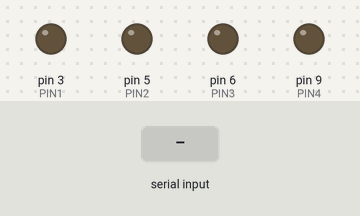
A sketch run on a simulated Arduino Uno, built with avr-gcc and run on an emulated ATmega328P. Shown: output pins drawn as LEDs (lit = HIGH). The inputs (shaded band) are chosen by the test bench. What the sketch prints to the serial monitor is not drawn.

Above: at 1.2 s.
1.3 s: "W90\n" received over Serial
At 2.3 s:
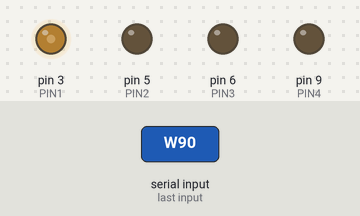
2.8 s: "W,45\n" received over Serial
At 3.5 s:
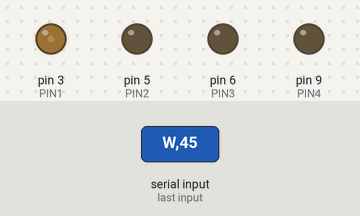
4.3 s: "R90\n" received over Serial
At 4.6 s:
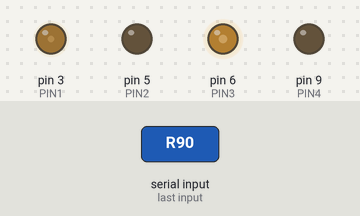
5.8 s: "R,45\n" received over Serial
At 7.0 s:
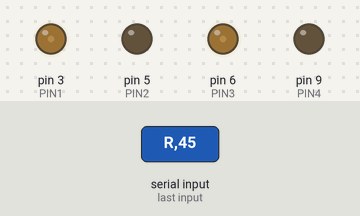
7.3 s: "G90\n" received over Serial
At 8.1 s:
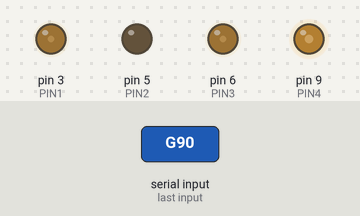
8.8 s: "G,45\n" received over Serial
At 9.3 s:
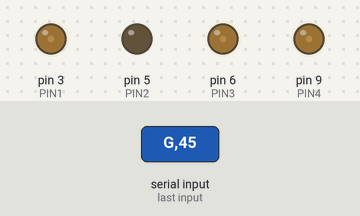
Timing chart, 0 to 11.3 s (numbered marks = the images above; inputs shaded):
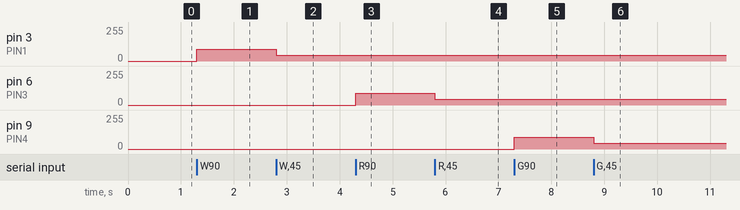

The sketch:

RGB+W_V2.ino
```cpp
#define PIN1 3 // W
#define PIN2 5 // B
#define PIN3 6 // R
#define PIN4 9 // G

void setup() {
  // put your setup code here, to run once:
  Serial.begin(115200);
  Serial.setTimeout(5);
  while (!Serial){}
  pinMode(PIN1, OUTPUT);
  pinMode(PIN2, OUTPUT);
  pinMode(PIN3, OUTPUT);
  pinMode(PIN4, OUTPUT);
  Serial.print("START_RGB");
}

void loop() {
  // put your main code here, to run repeatedly:
  if (Serial.available() > 0){
    const char ch = Serial.read();
    const int in_serial = Serial.parseInt();
    if (ch == 'W'){
      analogWrite(PIN1, in_serial);
    }
    else if (ch == 'R'){
      analogWrite(PIN3, in_serial);
    }
    else if (ch == 'G'){
      analogWrite(PIN4, in_serial);
    }
    else if (ch == 'B'){
      analogWrite(PIN2, in_serial);
    }
  }
}
```

Measured:
- after the input at 1.3 s, pin 3 (PIN1): 0/255 → 90/255 at once
- after the input at 2.8 s, pin 3 (PIN1): 90/255 → 45/255 at once
- after the input at 4.3 s, pin 6 (PIN3): 0/255 → 90/255 at once
- after the input at 5.8 s, pin 6 (PIN3): 90/255 → 45/255 at once
- after the input at 7.3 s, pin 9 (PIN4): 0/255 → 90/255 at once
- after the input at 8.8 s, pin 9 (PIN4): 90/255 → 45/255 at once
